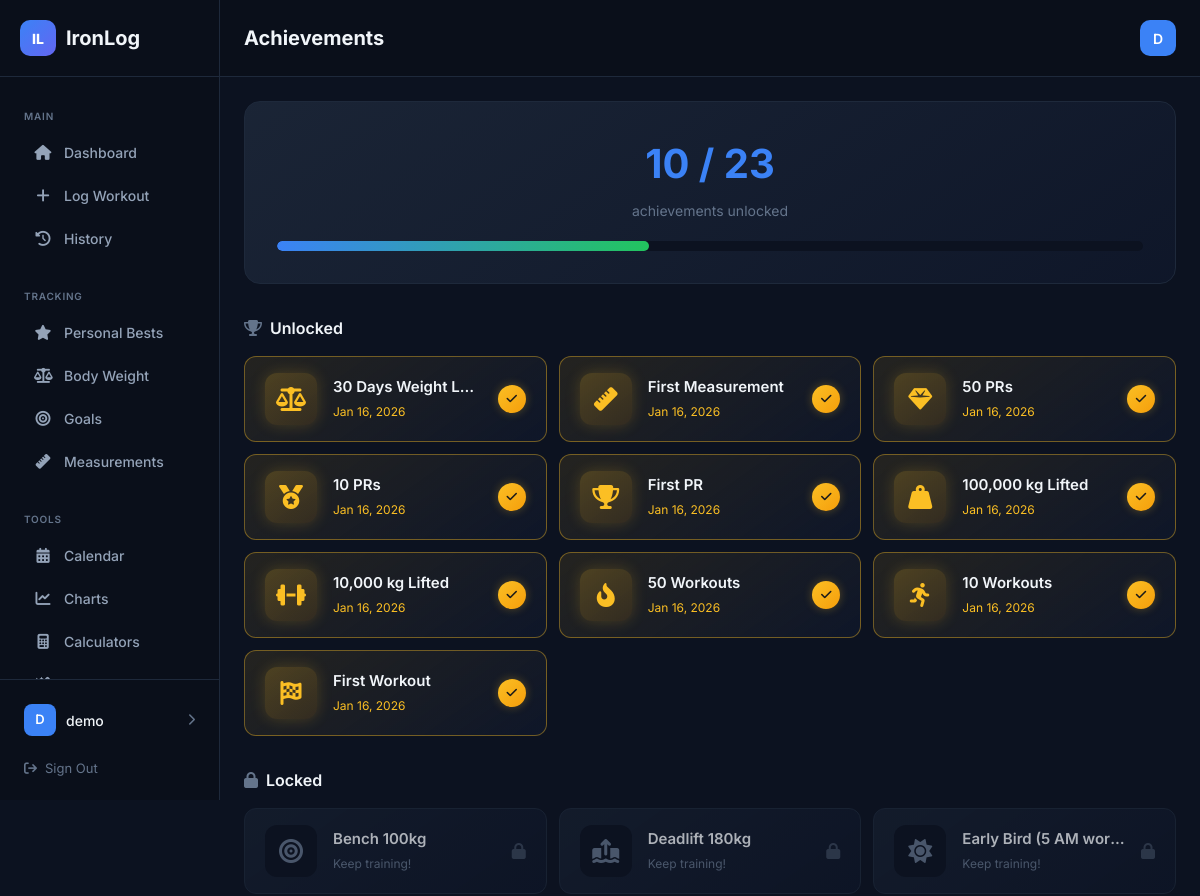
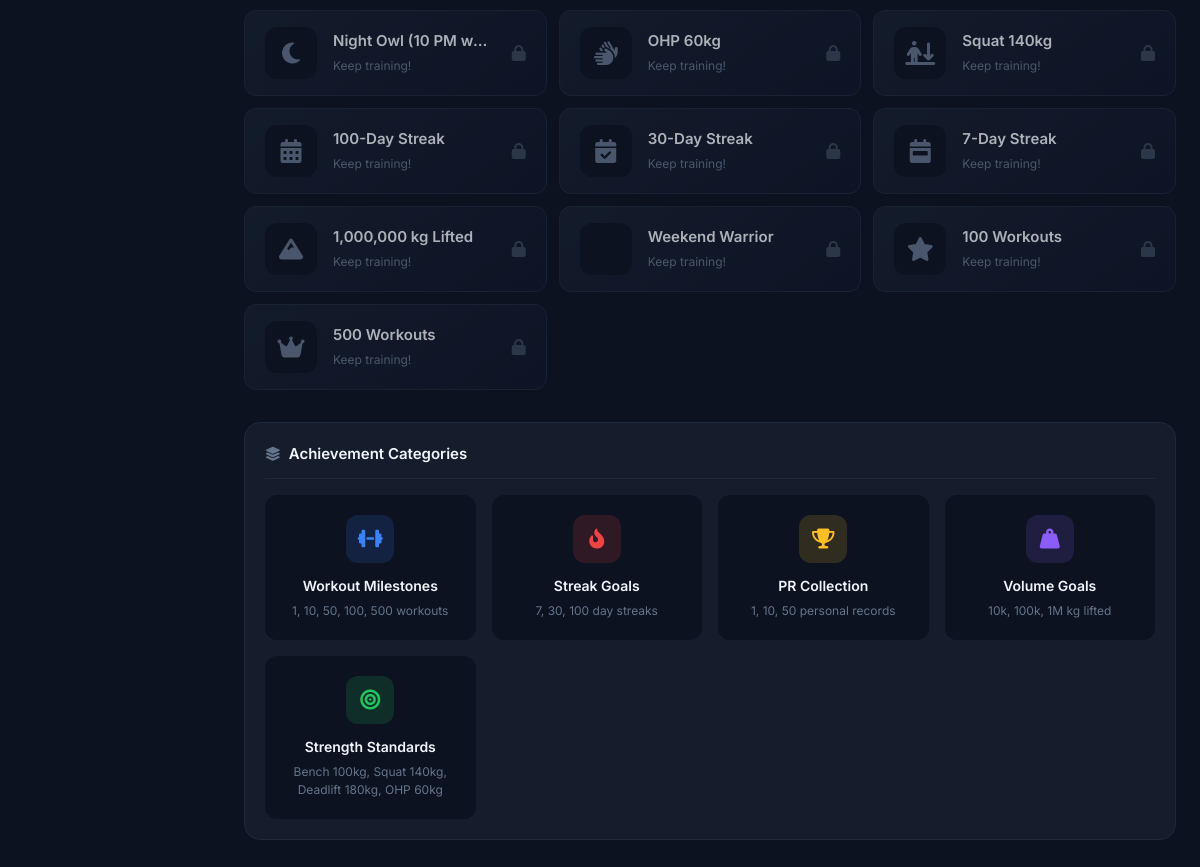
Page /achievements/ (signed in) on the committed database (2 pictures, top to bottom).
### workouts/models.py (models this page shows, shortened)
class Achievement(models.Model):
    ACHIEVEMENT_TYPES = [
        ('first_workout', 'First Workout'),
        ('workouts_10', '10 Workouts'),
        ('workouts_50', '50 Workouts'),
        ('workouts_100', '100 Workouts'),
        ('workouts_500', '500 Workouts'),
        ('streak_7', '7-Day Streak'),
        ('streak_30', '30-Day Streak'),
        ('streak_100', '100-Day Streak'),
        ('first_pr', 'First PR'),
        ('prs_10', '10 PRs'),
        ('prs_50', '50 PRs'),
        ('volume_10k', '10,000 kg Lifted'),
        ('volume_100k', '100,000 kg Lifted'),
        ('volume_1m', '1,000,000 kg Lifted'),
        ('bench_100', 'Bench 100kg'),
        ('squat_140', 'Squat 140kg'),
        ('deadlift_180', 'Deadlift 180kg'),
        ('ohp_60', 'OHP 60kg'),
        ('early_bird', 'Early Bird (5 AM workout)'),
        ('night_owl', 'Night Owl (10 PM workout)'),
        ('weekend_warrior', 'Weekend Warrior'),
        ('first_measurement', 'First Measurement'),
        ('weight_logged_30', '30 Days Weight Logged'),
    ]
    ICONS = {
        'first_workout': 'fa-solid fa-flag-checkered',
        'workouts_10': 'fa-solid fa-person-running',
        'workouts_50': 'fa-solid fa-fire-flame-curved',
        'workouts_100': 'fa-solid fa-star',
        'workouts_500': 'fa-solid fa-crown',
        'streak_7': 'fa-solid fa-calendar-week',
        'streak_30': 'fa-solid fa-calendar-check',
        'streak_100': 'fa-solid fa-calendar-days',
        'first_pr': 'fa-solid fa-trophy',
        'prs_10': 'fa-solid fa-medal',
        'prs_50': 'fa-solid fa-gem',
        'volume_10k': 'fa-solid fa-dumbbell',
        'volume_100k': 'fa-solid fa-weight-hanging',
        'volume_1m': 'fa-solid fa-mountain',
        'bench_100': 'fa-solid fa-bullseye',
        'squat_140': 'fa-solid fa-person-arrow-down-to-line',
        'deadlift_180': 'fa-solid fa-arrow-up-from-ground-water',
        'ohp_60': 'fa-solid fa-hands',
        'early_bird': 'fa-solid fa-sun',
        'night_owl': 'fa-solid fa-moon',
        'weekend_warrior': 'fa-solid fa-swords',
        'first_measurement': 'fa-solid fa-ruler',
        'weight_logged_30': 'fa-solid fa-scale-balanced',
    }
    user = models.ForeignKey(User, on_delete=models.CASCADE, null=True, blank=True)
    achievement_type = models.CharField(max_length=50, choices=ACHIEVEMENT_TYPES)
    unlocked = models.BooleanField(default=False)
    unlocked_at = models.DateTimeField(null=True, blank=True)
    class Meta:
        ordering = ['-unlocked_at', 'achievement_type']
        unique_together = ['user', 'achievement_type']
    @property
    def icon(self):
        return self.ICONS.get(self.achievement_type, '🏅')
    @classmethod
    def check_and_unlock(cls, user, achievement_type):
        achievement, created = cls.objects.get_or_create(
            user=user,
            achievement_type=achievement_type
        )
        if not achievement.unlocked:
            achievement.unlocked = True
            achievement.unlocked_at = timezone.now()
            achievement.save()
            return True
        return False

### workouts/views.py (the view)
# urls.py: path('achievements/', views.AchievementsView.as_view(), name='achievements'),
class AchievementsView(LoginRequiredMixin, View):
    def get(self, request):
        user = request.user
        self.check_all_achievements(user)
        all_types = dict(Achievement.ACHIEVEMENT_TYPES)
        existing_types = set(Achievement.objects.filter(user=user).values_list('achievement_type', flat=True))
        for atype in all_types.keys():
            if atype not in existing_types:
                Achievement.objects.create(user=user, achievement_type=atype, unlocked=False)
        unlocked = Achievement.objects.filter(user=user, unlocked=True).order_by('-unlocked_at')
        locked = Achievement.objects.filter(user=user, unlocked=False)
        context = {
            'unlocked': unlocked,
            'locked': locked,
            'total_unlocked': unlocked.count(),
            'total_achievements': len(all_types),
        }
        return render(request, 'workouts/achievements.html', context)
    def check_all_achievements(self, user):
        from datetime import timedelta
        workout_count = Workout.objects.filter(user=user).count()
        total_volume = sum(w.get_total_volume() for w in Workout.objects.filter(user=user))
        if workout_count >= 1:
            Achievement.check_and_unlock(user, 'first_workout')
        if workout_count >= 10:
            Achievement.check_and_unlock(user, 'workouts_10')
        if workout_count >= 50:
            Achievement.check_and_unlock(user, 'workouts_50')
        if workout_count >= 100:
            Achievement.check_and_unlock(user, 'workouts_100')
        if workout_count >= 500:
            Achievement.check_and_unlock(user, 'workouts_500')
        if total_volume >= 10000:
            Achievement.check_and_unlock(user, 'volume_10k')
        if total_volume >= 100000:
            Achievement.check_and_unlock(user, 'volume_100k')
        if total_volume >= 1000000:
            Achievement.check_and_unlock(user, 'volume_1m')
        streak = self.calculate_streak(user)
        if streak >= 7:
            Achievement.check_and_unlock(user, 'streak_7')
        if streak >= 30:
            Achievement.check_and_unlock(user, 'streak_30')
        if streak >= 100:
            Achievement.check_and_unlock(user, 'streak_100')
        pr_count = Exercise.objects.filter(sets__workout__user=user).distinct().count()
        if pr_count >= 1:
            Achievement.check_and_unlock(user, 'first_pr')
        if pr_count >= 10:
            Achievement.check_and_unlock(user, 'prs_10')
        if pr_count >= 50:
            Achievement.check_and_unlock(user, 'prs_50')
        self.check_strength_achievements(user)
        if BodyMeasurement.objects.filter(user=user).exists():
            Achievement.check_and_unlock(user, 'first_measurement')
        if BodyWeight.objects.filter(user=user).count() >= 30:
            Achievement.check_and_unlock(user, 'weight_logged_30')
    def calculate_streak(self, user):
        from datetime import timedelta
        today = timezone.now().date()
        dates = set(Workout.objects.filter(user=user).values_list('date', flat=True))
        streak = 0
        check_date = today
        if check_date not in dates:
            check_date -= timedelta(days=1)
        while check_date in dates:
            streak += 1
            check_date -= timedelta(days=1)
        return streak
    def check_strength_achievements(self, user):
        try:
            bench = Exercise.objects.filter(name__icontains='bench press').first()
            if bench:
                pb = bench.get_personal_best(user)
                if pb and pb.weight >= 100:
                    Achievement.check_and_unlock(user, 'bench_100')
            squat = Exercise.objects.filter(name__icontains='squat').exclude(name__icontains='split').first()
            if squat:
                pb = squat.get_personal_best(user)
                if pb and pb.weight >= 140:
                    Achievement.check_and_unlock(user, 'squat_140')
            deadlift = Exercise.objects.filter(name__icontains='deadlift').first()
            if deadlift:
                pb = deadlift.get_personal_best(user)
                if pb and pb.weight >= 180:
                    Achievement.check_and_unlock(user, 'deadlift_180')
            ohp = Exercise.objects.filter(name__icontains='overhead press').first()
            if ohp:
                pb = ohp.get_personal_best(user)
                if pb and pb.weight >= 60:
                    Achievement.check_and_unlock(user, 'ohp_60')
        except:
            pass

### templates/workouts/achievements.html (shortened to what this page needs)
{% extends 'base.html' %}
{% block page_title %}Achievements{% endblock %}
{% block content %}
<div class="achievement-progress">
    <div class="progress-info">
        <span class="progress-count">{{ total_unlocked }} / {{ total_achievements }}</span>
        <span class="progress-label">achievements unlocked</span>
    </div>
    <div class="progress-bar-wrap">
        <div class="progress-fill" style="width: {% widthratio total_unlocked total_achievements 100 %}%;"></div>
    </div>
</div>
{% if unlocked %}
<div class="section">
    <h2 class="section-title"><i class="fa-solid fa-trophy"></i> Unlocked</h2>
    <div class="achievements-grid">
        {% for a in unlocked %}
        <div class="achievement-card unlocked">
            <div class="achievement-icon"><i class="{{ a.icon }}"></i></div>
            <div class="achievement-info">
                <span class="achievement-name">{{ a.get_achievement_type_display }}</span>
                <span class="achievement-date">{{ a.unlocked_at|date:"M d, Y" }}</span>
            </div>
            <div class="achievement-check"><i class="fa-solid fa-check"></i></div>
        </div>
        {% endfor %}
    </div>
</div>
{% endif %}
{% if locked %}
<div class="section">
    <h2 class="section-title"><i class="fa-solid fa-lock"></i> Locked</h2>
    <div class="achievements-grid">
        {% for a in locked %}
        <div class="achievement-card locked">
            <div class="achievement-icon"><i class="{{ a.icon }}"></i></div>
            <div class="achievement-info">
                <span class="achievement-name">{{ a.get_achievement_type_display }}</span>
                <span class="achievement-hint">Keep training!</span>
            </div>
            <div class="achievement-lock"><i class="fa-solid fa-lock"></i></div>
        </div>
        {% endfor %}
    </div>
</div>
{% endif %}
<div class="card">
    <div class="card-header">
        <h3 class="card-title"><i class="fa-solid fa-layer-group"></i> Achievement Categories</h3>
    </div>
    <div class="categories-grid">
        <div class="category">
            <div class="category-icon"><i class="fa-solid fa-dumbbell"></i></div>
            <h4>Workout Milestones</h4>
            <p>1, 10, 50, 100, 500 workouts</p>
        </div>
        <div class="category">
            <div class="category-icon fire"><i class="fa-solid fa-fire-flame-curved"></i></div>
            <h4>Streak Goals</h4>
            <p>7, 30, 100 day streaks</p>
        </div>
        <div class="category">
            <div class="category-icon gold"><i class="fa-solid fa-trophy"></i></div>
            <h4>PR Collection</h4>
            <p>1, 10, 50 personal records</p>
        </div>
        <div class="category">
            <div class="category-icon purple"><i class="fa-solid fa-weight-hanging"></i></div>
            <h4>Volume Goals</h4>
            <p>10k, 100k, 1M kg lifted</p>
        </div>
        <div class="category">
            <div class="category-icon green"><i class="fa-solid fa-bullseye"></i></div>
            <h4>Strength Standards</h4>
            <p>Bench 100kg, Squat 140kg, Deadlift 180kg, OHP 60kg</p>
        </div>
    </div>
</div>
{% endblock %}

### templates/base.html (shortened to what this page needs)
<!DOCTYPE html>
<html lang="en">
<head>
    <link rel="stylesheet" href="https://cdnjs.cloudflare.com/ajax/libs/font-awesome/6.5.1/css/all.min.css">
</head>
<body>
    <div class="app">
        <aside class="sidebar" id="sidebar">
            <div class="sidebar-header">
                <a href="{% url 'dashboard' %}" class="logo">
                    <span class="logo-icon">IL</span>
                    <span class="logo-text">IronLog</span>
                </a>
            </div>
            <nav class="sidebar-nav">
                <div class="nav-section">
                    <div class="nav-label">Main</div>
                    <a href="{% url 'dashboard' %}" class="nav-item {% if request.path == '/' %}active{% endif %}">
                        <i class="fa-solid fa-house"></i> Dashboard
                    </a>
                    <a href="{% url 'log_workout' %}" class="nav-item {% if 'log' in request.path %}active{% endif %}">
                        <i class="fa-solid fa-plus"></i> Log Workout
                    </a>
                    <a href="{% url 'history' %}" class="nav-item {% if 'history' in request.path %}active{% endif %}">
                        <i class="fa-solid fa-clock-rotate-left"></i> History
                    </a>
                </div>
                <div class="nav-section">
                    <div class="nav-label">Tracking</div>
                    <a href="{% url 'personal_bests' %}" class="nav-item {% if 'personal-bests' in request.path %}active{% endif %}">
                        <i class="fa-solid fa-star"></i> Personal Bests
                    </a>
                    <a href="{% url 'bodyweight' %}" class="nav-item {% if 'bodyweight' in request.path %}active{% endif %}">
                        <i class="fa-solid fa-scale-balanced"></i> Body Weight
                    </a>
                    <a href="{% url 'goals' %}" class="nav-item {% if 'goals' in request.path %}active{% endif %}">
                        <i class="fa-solid fa-bullseye"></i> Goals
                    </a>
                    <a href="{% url 'measurements' %}" class="nav-item {% if 'measurements' in request.path %}active{% endif %}">
                        <i class="fa-solid fa-ruler"></i> Measurements
                    </a>
                </div>
                <div class="nav-section">
                    <div class="nav-label">Tools</div>
                    <a href="{% url 'calendar' %}" class="nav-item {% if 'calendar' in request.path %}active{% endif %}">
                        <i class="fa-solid fa-calendar-days"></i> Calendar
                    </a>
                    <a href="{% url 'charts' %}" class="nav-item {% if 'charts' in request.path %}active{% endif %}">
                        <i class="fa-solid fa-chart-line"></i> Charts
                    </a>
                    <a href="{% url 'calculator' %}" class="nav-item {% if 'calculator' in request.path %}active{% endif %}">
                        <i class="fa-solid fa-calculator"></i> Calculators
                    </a>
                    <a href="{% url 'recommendations' %}" class="nav-item {% if 'recommendations' in request.path %}active{% endif %}">
                        <i class="fa-solid fa-wand-magic-sparkles"></i> Recommendations
                    </a>
                </div>
            </nav>
            <div class="sidebar-footer">
                {% if user.is_authenticated %}
                <a href="{% url 'profile' %}" class="user-info" title="View profile">
                    <div class="user-avatar">{{ user.username|slice:":1"|upper }}</div>
                    <span class="user-name">{{ user.username }}</span>
                    <i class="fa-solid fa-chevron-right" style="color: var(--text-muted); font-size: 0.75rem;"></i>
                </a>
                <form method="post" action="{% url 'logout' %}" style="margin: 0;">
                    <button type="submit" class="logout-link">
                        <i class="fa-solid fa-arrow-right-from-bracket"></i> Sign Out
                    </button>
                </form>
                {% endif %}
            </div>
        </aside>
        <main class="main">
            <header class="header">
                <div style="display: flex; align-items: center; gap: 0.75rem;">
                    <h1 class="header-title">{% block page_title %}Dashboard{% endblock %}</h1>
                </div>
                <div class="header-actions">
                    {% if user.is_authenticated %}
                    <div class="header-user" title="{{ user.username }}">{{ user.username|slice:":1"|upper }}</div>
                    {% endif %}
                </div>
            </header>
            <div class="content">
                {% block content %}{% endblock %}
            </div>
        </main>
    </div>
</body>
</html>

### rows in the picture
Achievement: achievement_type "30 Days Weight L…", unlocked_at "Jan 16, 2026"
Achievement: achievement_type "First Measurement", unlocked_at "Jan 16, 2026"
Achievement: achievement_type "50 PRs", unlocked_at "Jan 16, 2026"
Achievement: achievement_type "10 PRs", unlocked_at "Jan 16, 2026"
Achievement: achievement_type "First PR", unlocked_at "Jan 16, 2026"
Achievement: achievement_type "100,000 kg Lifted", unlocked_at "Jan 16, 2026"
Achievement: achievement_type "10,000 kg Lifted", unlocked_at "Jan 16, 2026"
Achievement: achievement_type "50 Workouts", unlocked_at "Jan 16, 2026"
Achievement: achievement_type "10 Workouts", unlocked_at "Jan 16, 2026"
Achievement: achievement_type "First Workout", unlocked_at "Jan 16, 2026"
Achievement: achievement_type "Bench 100kg"
Achievement: achievement_type "Deadlift 180kg"
Achievement: achievement_type "Early Bird (5 AM wor…"
Achievement: achievement_type "Night Owl (10 PM w…"
Achievement: achievement_type "OHP 60kg"
Achievement: achievement_type "Squat 140kg"
Achievement: achievement_type "100-Day Streak"
Achievement: achievement_type "30-Day Streak"
Achievement: achievement_type "7-Day Streak"
Achievement: achievement_type "1,000,000 kg Lifted"
Achievement: achievement_type "Weekend Warrior"
Achievement: achievement_type "100 Workouts"
Achievement: achievement_type "500 Workouts"

### other values in the picture
{{ user.username|slice:":1"|upper }} "D"
{{ user.username }} "demo"
{{ total_unlocked }} "10"
{{ total_achievements }} "23"
